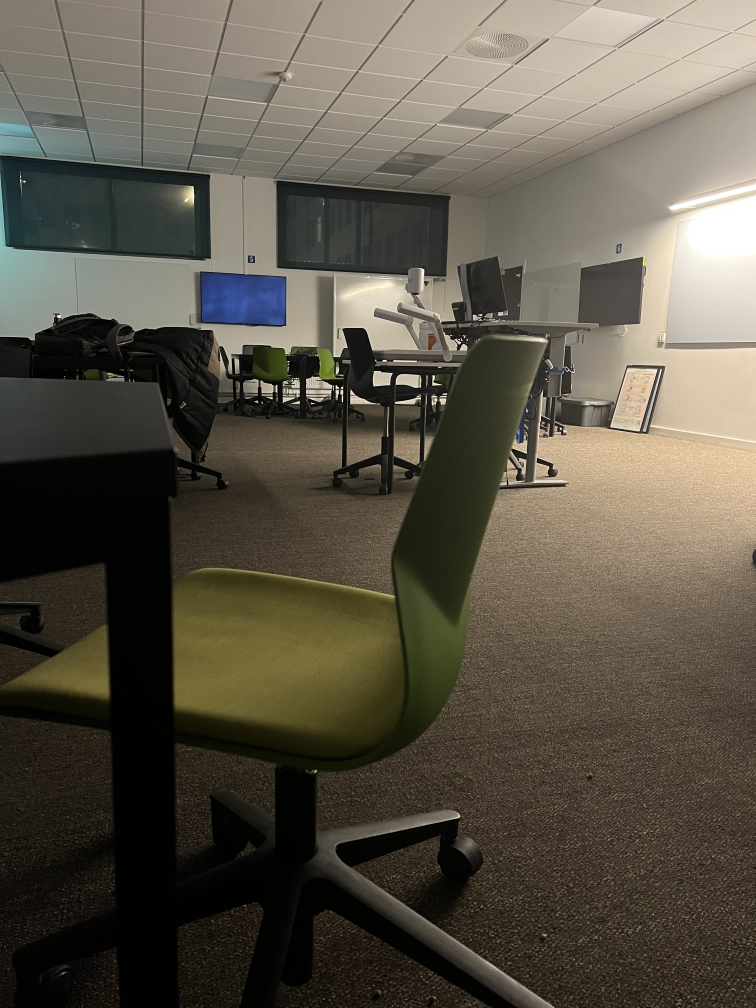
#> input picture Assignment4/right.jpg, 3024 x 4032 px (shown at 1/4 size)
$ python main.py
#> lines starting #> are read from the running program, lines starting #| are printed output that depends on the picture; long printed decimals are rounded
import cv2
import numpy as np
import random
np.set_printoptions(suppress=True)

def calcHomo(p1, p2):
    A = []
    for i in range(0, len(p1)):
        x, y = p1[i][0][0], p1[i][0][1]
        u, v = p2[i][0][0], p2[i][0][1]
        A.append([x, y, 1, 0, 0, 0, -u*x, -u*y, -u])
        A.append([0, 0, 0, x, y, 1, -v*x, -v*y, -v])
    A = np.asarray(A)
    U, S, Vh = np.linalg.svd(A)
    L = Vh[-1,:] / Vh[-1,-1]
    H = L.reshape(3, 3)
    return H

def geoDistance(p1, p2, h):
    p1 = p1[0]
    p2 = p2[0]
    p1 = np.append(p1, 1)
    p2 = np.append(p2, 1)
    estimatep2 = np.dot(h, p1)
    estimatep2 = estimatep2/estimatep2[-1]
    error = p2 - estimatep2

    return np.linalg.norm(error)


def ransac(src, dst, threshold):
    maxInliers = []
    finalH = None
    meme = 0
    for i in range(1000):
        meme = i
        p1 = []
        p2 = []
        #First cord:
        index = random.randrange(0, len(src))
        p1.append(src[index])
        p2.append(dst[index])
        #Second cord:
        index = random.randrange(0, len(src))
        p1.append(src[index])
        p2.append(dst[index])
        #Third cord:
        index = random.randrange(0, len(src))
        p1.append(src[index])
        p2.append(dst[index])
        #Fourth cord:
        index = random.randrange(0, len(src))
        p1.append(src[index])
        p2.append(dst[index])

        h = calcHomo(p1, p2)
        inlliers = []

        for i in range(len(src)):
            d = geoDistance(src[i], dst[i], h)
            if d<5:
                inlliers.append([src[i], dst[i]])

        if len(inlliers) > len(maxInliers):
            maxInliers = inlliers
            finalH = h
        if len(maxInliers) > (len(src) * threshold):
            break
    print("Num iter:",meme)
    return finalH

img1 = cv2.imread("right.jpg")
#> img1 is the input picture: shape (4032, 3024, 3); mean B, G, R 72.3, 84.9, 90.7
img2 = cv2.imread("left.jpg")
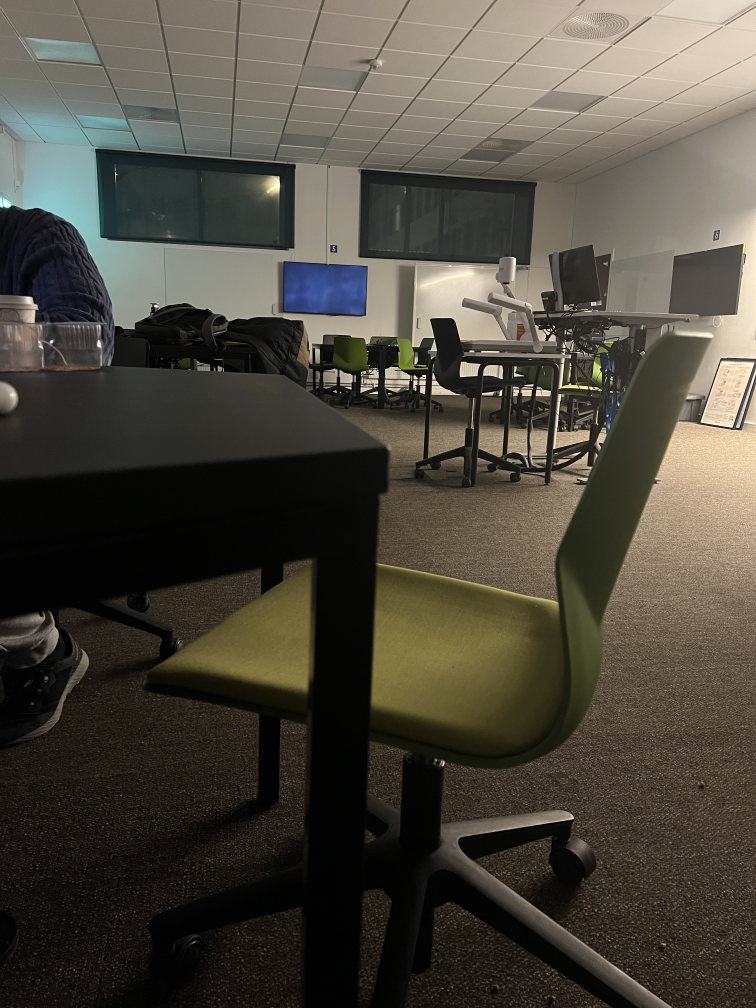
#> input picture Assignment4/left.jpg, 3024 x 4032 px (shown at 1/4 size)
#> img2 is the input picture: shape (4032, 3024, 3); mean B, G, R 62.6, 73, 77.4

detector = cv2.ORB_create(nfeatures=2000)

keypoints1, descriptors1 = detector.detectAndCompute(img1, None)
#> keypoints1 = 2000 keypoints; strongest (x, y, size): (1177, 1514, 31), (2276, 1482, 31), (1184, 1514, 37.2), (1170, 1520, 31)
keypoints2, descriptors2 = detector.detectAndCompute(img2, None)
#> keypoints2 = 2000 keypoints; strongest (x, y, size): (2393, 1553, 31), (1447, 1494, 31), (1499, 1475, 31), (2436, 1275, 31)

bf = cv2.BFMatcher()
matches = bf.knnMatch(descriptors1,descriptors2, k=2)
#> matches = 2000 matches

# Ratio test
good_matches = []
for m, n in matches:
    if m.distance < 0.6 * n.distance:
        good_matches.append(m)
#> after the loop, good_matches = 34 matches


src_pts = np.float32([keypoints1[m.queryIdx].pt for m in good_matches]).reshape(-1, 1, 2)
#> src_pts = 34 rows, first 8: [1582, 1614], [1768, 1539], [1018, 1606], [81, 700], [1295, 1592], [1551.6, 1628.4], [1046.4, 1606.8], [1044, 1522.8]
dst_pts = np.float32([keypoints2[m.trainIdx].pt for m in good_matches]).reshape(-1, 1, 2)
#> dst_pts = 34 rows, first 8: [1929, 1579], [2095, 1503], [1332, 1565], [461, 689], [1602, 1553], [1893.6, 1594.1], [1360.8, 1567.2], [1359.6, 1482]


H2, _ = cv2.findHomography(src_pts, dst_pts, cv2.RANSAC, 5.0)
#> H2 = [[0.699, 0.00445, 480.9], [-0.198, 0.925, 125.1], [-0.000132, 2.12e-05, 1]]
H = ransac(src_pts, dst_pts, 0.74)
#> the loop in ransac, `for i in range(1000):` made 1000 passes

print(H)
#| [[  0.9217  -0.01003 388.857]
#|  [ -0.04295   0.9975 -18.408]
#|  [ -3.484e-05   1.205e-05   1.        ]]
print(H2)
#| [[  0.6985   0.004453 480.851]
#|  [ -0.1983   0.9251 125.125]
#|  [ -0.0001316   2.119e-05   1.        ]]

result = cv2.warpPerspective(img1, H,(img1.shape[1] + img2.shape[1], img1.shape[0]))
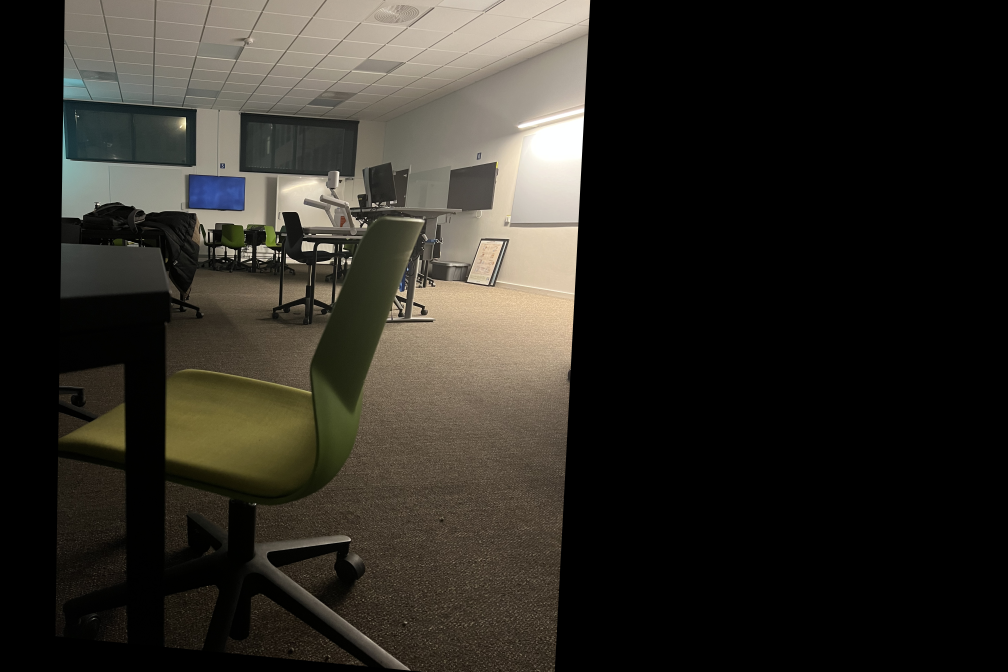
#> result: shape (4032, 6048, 3) (shown at 1/6 size); mean B, G, R 37.2, 43.6, 46.6
result[0:img2.shape[0], 0:img2.shape[1]] = img2
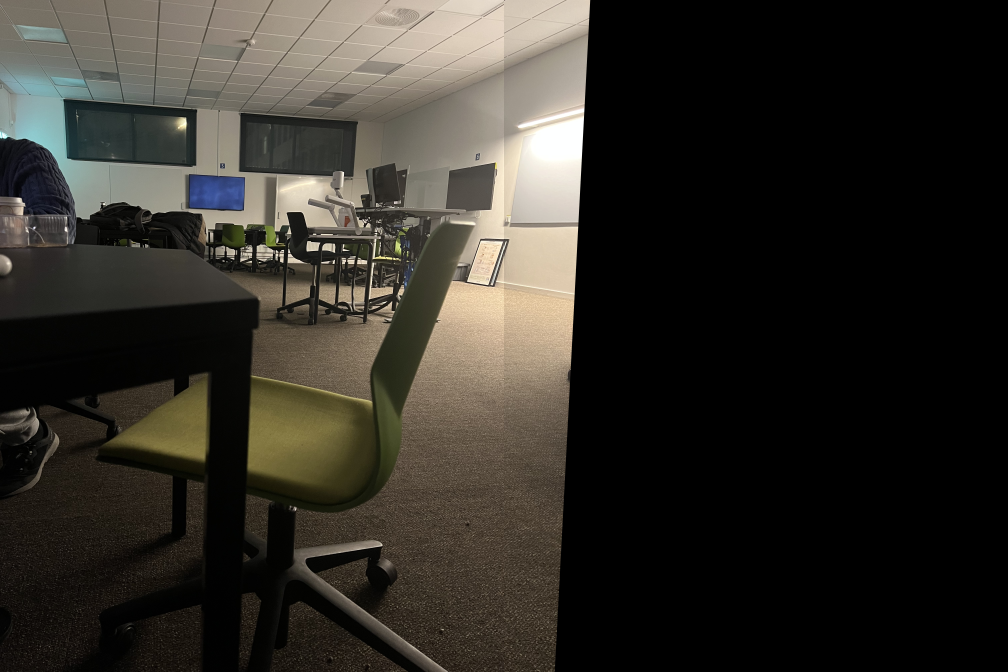
#> result: shape (4032, 6048, 3) (shown at 1/6 size); mean B, G, R 40.2, 46.5, 49.6

scale_percent = 40 # percent of original size
width = int(result.shape[1] * scale_percent / 100)
height = int(result.shape[0] * scale_percent / 100)
dim = (width, height)

cv2.Stitcher_create

result = cv2.resize(result, dim, interpolation=cv2.INTER_AREA)
#> result: shape (1612, 2419, 3)

cv2.imshow("Result", result)
cv2.imwrite("output.jpg", result)
cv2.waitKey()
